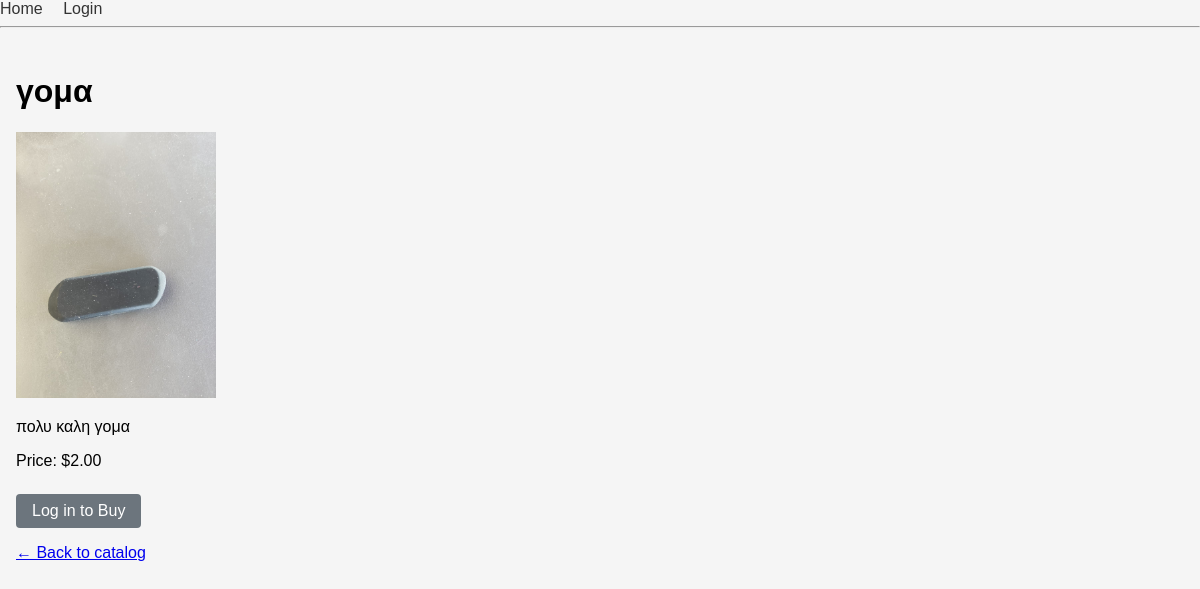
Screenshot of /product/2/ with the database file from the repository.
### catalog/models.py (models this page shows, shortened)
class Product(models.Model):
    name        = models.CharField(max_length=255)
    description = models.TextField()
    price       = models.DecimalField(max_digits=10, decimal_places=2)
    image       = models.ImageField(upload_to='products/')
    created_at  = models.DateTimeField(auto_now_add=True)
    updated_at  = models.DateTimeField(auto_now=True)

### catalog/views.py (the view)
# urls.py: path('product/<int:pk>/', views.product_detail, name='product_detail'),
def product_detail(request, pk):
    product = get_object_or_404(Product, pk=pk)
    return render(request, 'catalog/index1.html', {'product': product})

### catalog/templates/catalog/index1.html (shortened to what this page needs)
{% extends "base.html" %}
{% load static %}
{% block content %}
  <h1>{{ product.name }}</h1>
  <div>
    <img src="{{ product.image.url }}" alt="{{ product.name }}" width="200">
  </div>
  <p>{{ product.description }}</p>
  <p>Price: ${{ product.price }}</p>
  {% if user.is_authenticated %}
    <a href="{% url 'add_to_cart' product.pk %}" class="btn btn-primary">
      Add to Cart
    </a>
  {% else %}
    <a href="{% url 'login' %}?next={% url 'product_detail' product.pk %}" class="btn btn-secondary">
      Log in to Buy
    </a>
  {% endif %}
  <p><a href="{% url 'product_list' %}">← Back to catalog</a></p>
{% endblock %}

### static/css/style.css (style rules this page uses)
body { font-family: sans-serif; margin: 0; padding: 0; background: #f5f5f5; }
.btn { display: inline-block; padding: 0.5rem 1rem; border: none; border-radius: 4px; text-decoration: none; color: #fff; cursor: pointer; margin-top: 0.5rem; }
.btn-secondary { background: #6c757d; }

### rows the page displays
Product: name "γομα", image (picture), description "πολυ καλη γομα", price "2.00"
